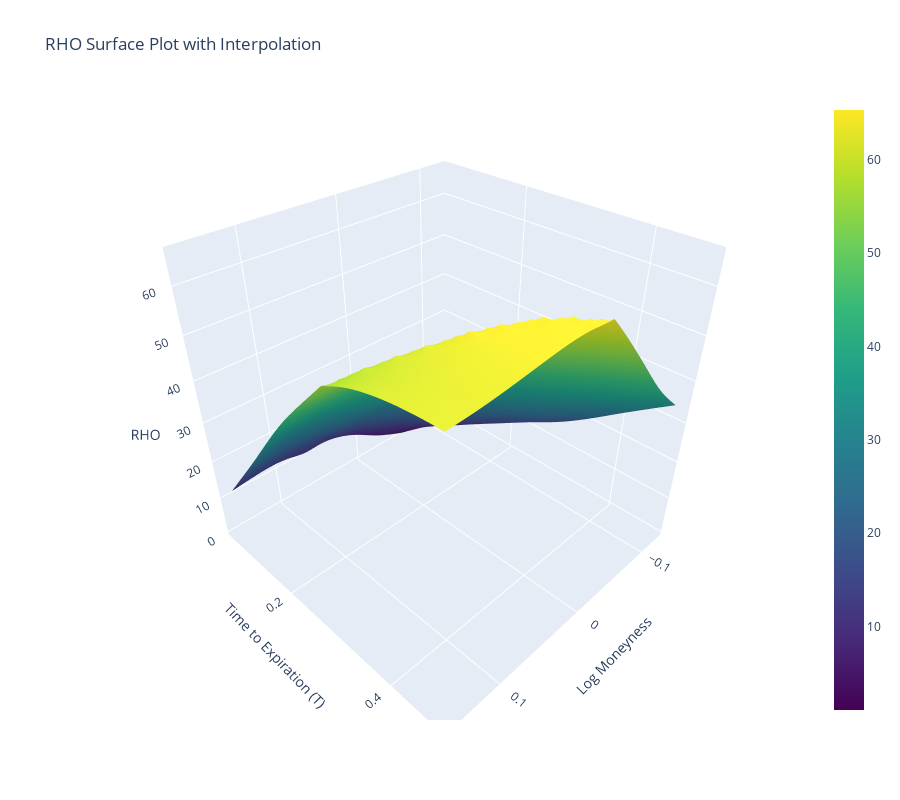

The code cell stored with this chart in its notebook:
### Code cell
plot_greeks_surface(df_greeks, greek = 'rho')

### Figure 1 — Plotly figure (JSON) as saved in the notebook; plotly's stock layout.template omitted (floating-point values rounded to 4 significant figures; data arrays with more than 128 entries replaced by an {"elided": "..."} marker saying what was removed)
{"data": [{"colorscale": [[0, "#440154"], [0.1111, "#482878"], [0.2222, "#3e4989"], [0.3333, "#31688e"], [0.4444, "#26828e"], [0.5556, "#1f9e89"], [0.6667, "#35b779"], [0.7778, "#6ece58"], [0.8889, "#b5de2b"], [1, "#fde725"]], "connectgaps": true, "type": "surface", "x": {"elided": "50x50 float values"}, "y": {"elided": "50x50 float values"}, "z": {"elided": "50x50 float values"}}], "layout": {"height": 800, "scene": {"xaxis": {"title": {"text": "Log Moneyness"}}, "yaxis": {"title": {"text": "Time to Expiration (T)"}}, "zaxis": {"title": {"text": "RHO"}}}, "title": {"text": "RHO Surface Plot with Interpolation"}, "width": 900}}
